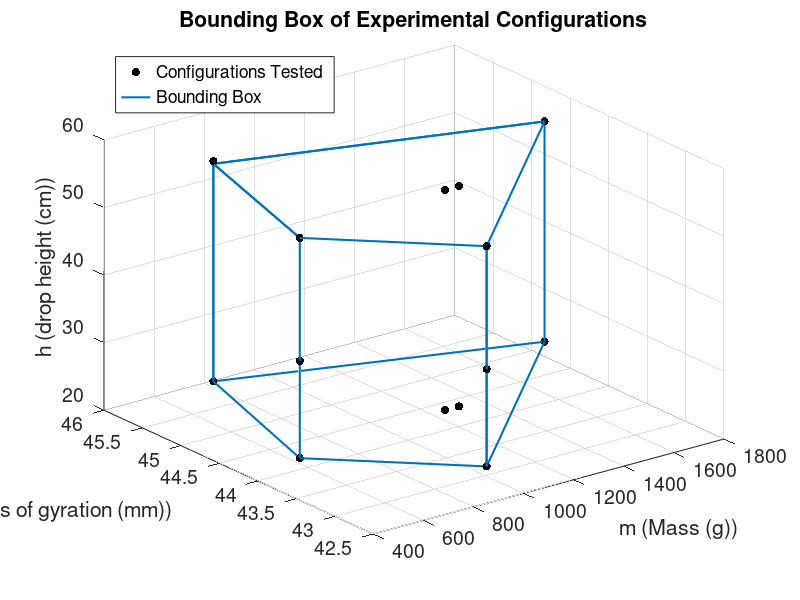

Write MATLAB code to recreate this figure.
load combinedConfigurations_03_22;

drop_height=[23.3,26.6,29.9,33.5,37.7,41.3,45.2,48.7,52.8,55.9]; % cm
passes=[];
mass=[];
r=[];
h_ID=[];

for m=1:length(combinedConfigurations_03_22)
    passes=[passes combinedConfigurations_03_22(m).passes];
    for n=1:combinedConfigurations_03_22(m).total_runs
        mass=[mass combinedConfigurations_03_22(m).m];
        r=[r combinedConfigurations_03_22(m).r];
        h_ID=[h_ID combinedConfigurations_03_22(m).h];
    end
end

h_actual=zeros(size(h_ID));
for m=1:length(h_actual)
    h_actual(m)=drop_height(h_ID(m));
end

scatter3(mass,r,h_actual,'filled','MarkerFaceColor','k');

boundingBox1=...
    [
        508.2,43.8070,23.3;
        508.2,43.8070,55.9;
        932.3,42.7592,55.9;
        932.3,42.7592,23.3;
        1759.1,44.7,23.3;
        1759.1,44.7,55.9;
        710.6,45.59,55.5;
        710.6,45.59,23.3;
        508.2,43.8070,23.3;
        932.3,42.7592,23.3;
        932.3,42.7592,55.9;
        1759.1,44.7,55.9;
        710.6,45.59,55.5;
        508.2,43.8070,55.9;
        710.6,45.59,55.5;
        710.6,45.59,23.3;
        1759.1,44.7,23.3;
    ];

line(boundingBox1(1:size(boundingBox1,1),1),boundingBox1(1:size(boundingBox1,1),2),...
    boundingBox1(1:size(boundingBox1,1),3),'LineWidth',1.5);

l=legend('Configurations Tested','Bounding Box');
set(l,'Location','Northwest');

title('Bounding Box of Experimental Configurations');
xlabel('m (Mass (g))');
ylabel('r_g (Radius of gyration (mm))');
zlabel('h (drop height (cm))');
set(gca,'FontSize',14);